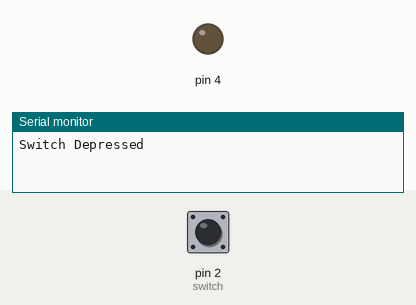
The sketch below on a simulated Arduino Uno, built with avr-gcc and run on an emulated ATmega328P. Shown: output pins drawn as LEDs (lit = HIGH), the last lines printed to the serial monitor. The inputs (shaded band) are chosen by the test bench; at power-on: pin 2 (switch) HIGH.

Above: at 1.2 s.
1.3 s: pin 2 (switch) pulled LOW for 0.15 s
At 1.38 s:
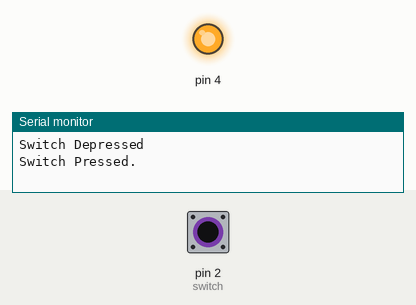
2.9 s: pin 2 (switch) pulled LOW for 3.2 s
At 7.3 s:
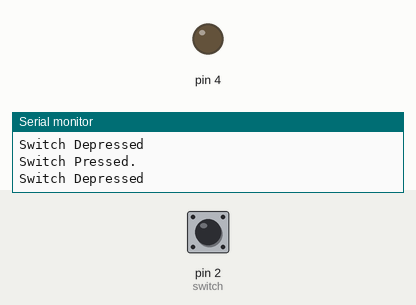
Timing chart, 0 to 8.8 s (numbered marks = the images above; inputs shaded):
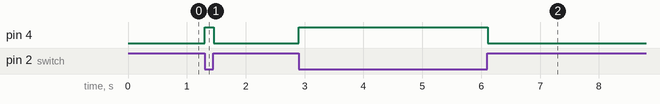

The sketch:

Lab4.1.1.ino
```cpp
/*Lab4.1.1
 * Author: Jiacan Xu
 * 2 late day submission
 */

void setup() {
  Serial.begin(115200);
  pinMode(4,OUTPUT);
  pinMode(2,INPUT);

}

void loop() {
  digitalWrite(4,LOW);
  Serial.println("Switch Depressed");
  delay(10);
  while (digitalRead(2) == 1); // Wait while the switch is not pressed
  Serial.println("Switch Pressed.");
  digitalWrite(4,HIGH);
  while (digitalRead(2) == 0); // Wait while the switch is being pressed
  delay(10);
}
```

Measured:
- after the input at 1.3 s, pin 4: LOW → HIGH at once, → LOW 0.16 s later
- after the input at 2.9 s, pin 4: LOW → HIGH at once, → LOW 3.2 s later
